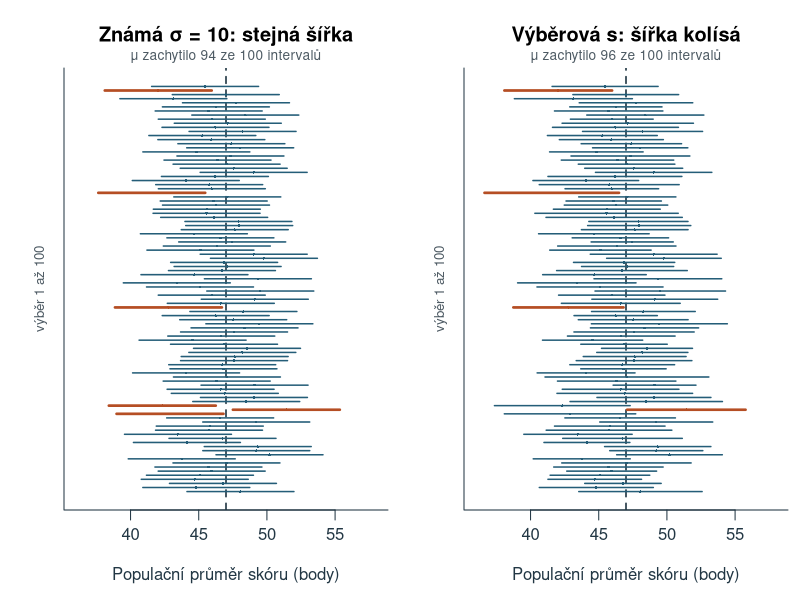
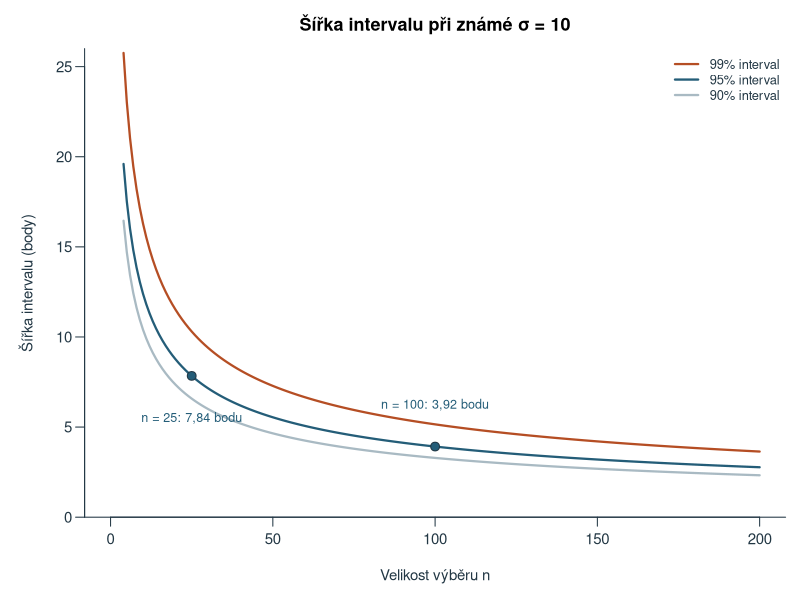
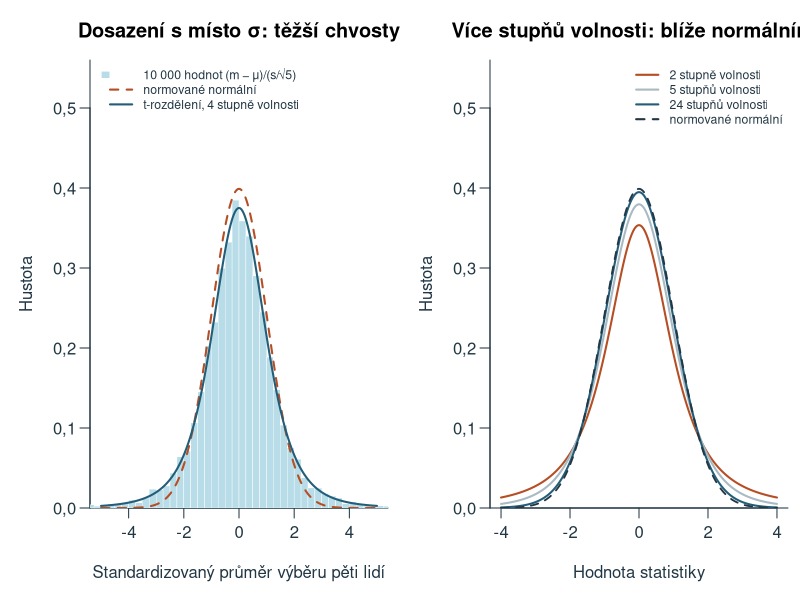
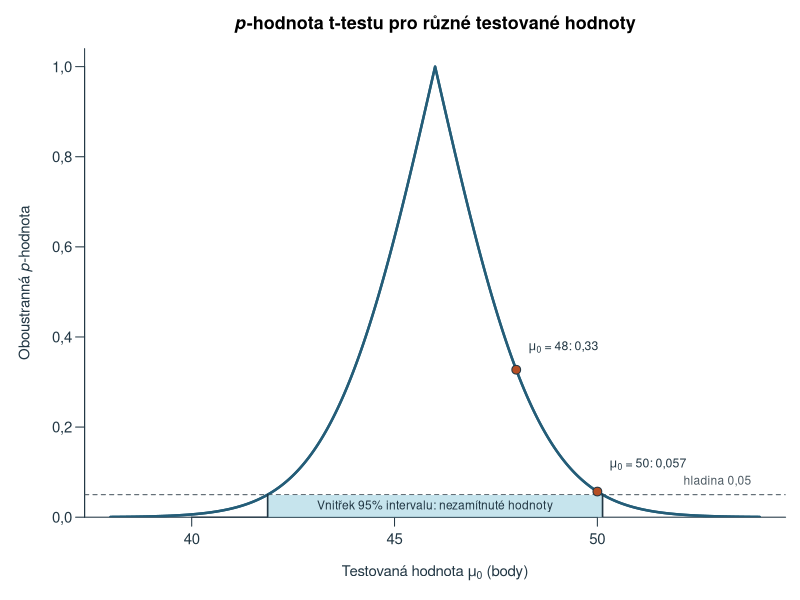
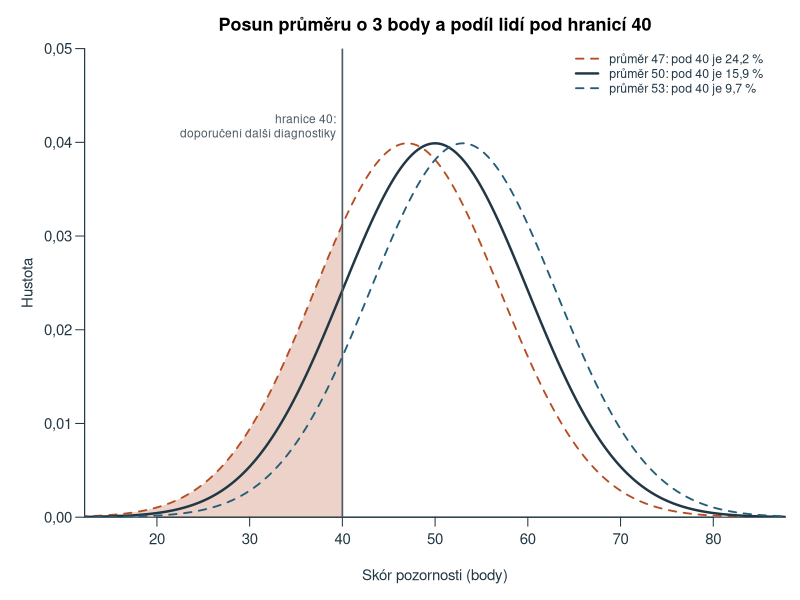
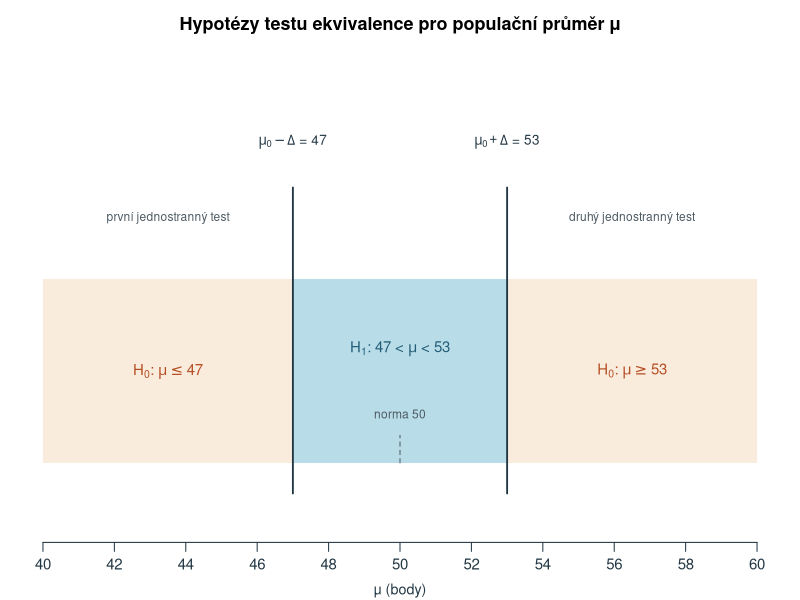
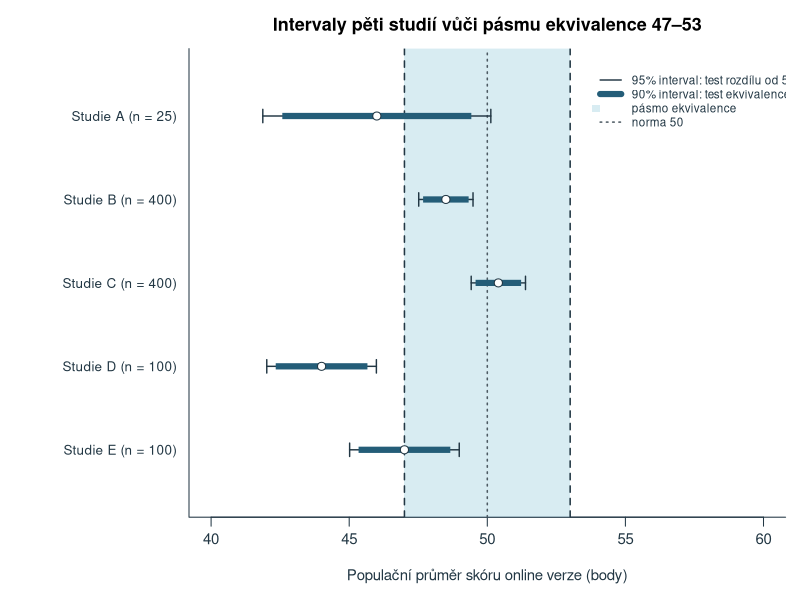
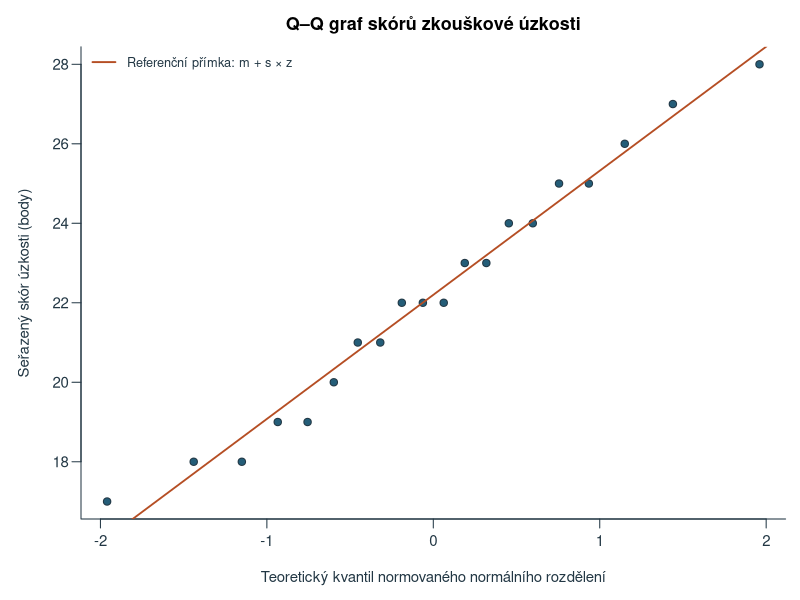

Source code (R) for these figures, in order:
# Teaching model, simulations and figures for chapter 7; base R, UTF-8, deterministic project-root paths.
# PDI summaries are quoted from Howell (2013, pp. 186-189). Every other value is an authored teaching model.
ch7_out <- 'assets/chapter-07/plots'
ch7_old_options <- options(OutDec=',')
dir.create(ch7_out,recursive=TRUE,showWarnings=FALSE)
ch7_blue <- '#245D78'; ch7_orange <- '#B54E24'; ch7_fill <- '#B8DDE8'; ch7_gray <- '#4D5A63'; ch7_pale <- '#E1E8EB'; ch7_sand <- '#FAECDD'; ch7_ink <- '#223744'; ch7_mute <- '#A9BAC3'; ch7_green <- '#3E7B4F'
ch7_num <- function(x,digits=2) formatC(x,format='f',digits=digits,decimal.mark=',')
ch7_draw <- function(name,code,width=8,height=4.5) {
  svg(file.path(ch7_out,paste0(name,'.svg')),width=width,height=height,family='sans',bg='white')
  par(mar=c(4.5,4.5,2.6,.8),mgp=c(2.7,.7,0),las=1,col.axis=ch7_ink,col.lab=ch7_ink,fg=ch7_ink,cex=.9)
  force(code); dev.off()
}
# Interval and tests for one mean from summaries ------------------------------------
# Known sigma uses the normal quantile; unknown sigma the t quantile with n - 1 degrees of freedom.
ch7_ci_z <- function(m,sigma,n,level=.95) m+c(-1,1)*qnorm(1-(1-level)/2)*sigma/sqrt(n)
ch7_ci_t <- function(m,s,n,level=.95) m+c(-1,1)*qt(1-(1-level)/2,n-1)*s/sqrt(n)
ch7_t <- function(m,s,n,mu0) (m-mu0)/(s/sqrt(n))
ch7_p2 <- function(m,s,n,mu0) 2*pt(-abs(ch7_t(m,s,n,mu0)),n-1)
# Two one-sided tests against mu0 - delta and mu0 + delta; returns both statistics and p-values.
ch7_tost <- function(m,s,n,mu0,delta) {
  se <- s/sqrt(n); tl <- (m-(mu0-delta))/se; tu <- (m-(mu0+delta))/se
  c(t_dolni=tl,p_dolni=pt(tl,n-1,lower.tail=FALSE),t_horni=tu,p_horni=pt(tu,n-1))
}
# Running example: attention score of 25 students after short sleep; reference value of the norm 50.
# sigma = 10 is a model assumption carried over from chapter 6; s = 10 is the new sample input.
ch7_att <- c(mu0=50,sigma=10,s=10,n=25,m=46)
ch7_ci_att_z <- ch7_ci_z(46,10,25)
ch7_ci_att_t <- ch7_ci_t(46,10,25)
ch7_q24 <- qt(.975,24)
# Howell's PDI example: low-birthweight infants against the norm 100.
ch7_pdi <- c(mu0=100,m=104.125,s=12.584,n=56)
# Equivalence: online version of the attention test against the fixed norm 50, bounds 47 and 53.
ch7_eq <- data.frame(studie=LETTERS[1:5],m=c(46,48.5,50.4,44,47),s=10,n=c(25,400,400,100,100))
ch7_mu0 <- 50; ch7_delta <- 3
ch7_eq$ci95_d <- with(ch7_eq,m-qt(.975,n-1)*s/sqrt(n)); ch7_eq$ci95_h <- with(ch7_eq,m+qt(.975,n-1)*s/sqrt(n))
ch7_eq$ci90_d <- with(ch7_eq,m-qt(.95,n-1)*s/sqrt(n)); ch7_eq$ci90_h <- with(ch7_eq,m+qt(.95,n-1)*s/sqrt(n))
ch7_eq$p_rozdil <- with(ch7_eq,ch7_p2(m,s,n,ch7_mu0))
ch7_eq_tost <- t(mapply(function(m,s,n) ch7_tost(m,s,n,ch7_mu0,ch7_delta),ch7_eq$m,ch7_eq$s,ch7_eq$n))
ch7_eq$p_tost <- pmax(ch7_eq_tost[,'p_dolni'],ch7_eq_tost[,'p_horni'])
# Consequence of a shifted population mean for the share below the referral cut-off 40 (normal model, sigma 10).
ch7_cut <- 40; ch7_share <- pnorm(ch7_cut,c(47,50,53),10)
# Theoretical coverage of the wrong procedure m +- 1.96 s/sqrt(n) for n = 10 under the normal model.
ch7_cov_wrong <- 2*pt(qnorm(.975),9)-1
# Simulations: seeds and the order of draws are fixed --------------------------------
# 100 samples of 25 students from a teaching population with mean 47 and SD 10.
ch7_mu_sim <- 47; ch7_reps <- 100
set.seed(20261017)
ch7_samples <- matrix(rnorm(ch7_reps*25,ch7_mu_sim,10),ch7_reps)
ch7_sim_m <- rowMeans(ch7_samples); ch7_sim_s <- apply(ch7_samples,1,sd)
ch7_sim_z <- cbind(ch7_sim_m-qnorm(.975)*2,ch7_sim_m+qnorm(.975)*2)
ch7_sim_t <- cbind(ch7_sim_m-ch7_q24*ch7_sim_s/5,ch7_sim_m+ch7_q24*ch7_sim_s/5)
ch7_hit_z <- ch7_sim_z[,1]<=ch7_mu_sim & ch7_mu_sim<=ch7_sim_z[,2]
ch7_hit_t <- ch7_sim_t[,1]<=ch7_mu_sim & ch7_mu_sim<=ch7_sim_t[,2]
# Statistic (m - mu)/(s/sqrt(n)) for 10 000 samples of five from a normal population.
set.seed(20261018)
ch7_small <- matrix(rnorm(5*10000,50,10),10000)
ch7_tstat5 <- (rowMeans(ch7_small)-50)/(apply(ch7_small,1,sd)/sqrt(5))
ch7_zstat5 <- (rowMeans(ch7_small)-50)/(10/sqrt(5))
rm(ch7_small)
# Exercise inputs (all authored) -----------------------------------------------------
ch7_u05 <- c(12,15,9,14,11,13,16,10,12,14)
ch7_u07 <- c(18,22,25,19,24,21,27,17,23,20,26,22,19,28,21,24,18,25,23,22)
# Figures ----------------------------------------------------------------------------
ch7_draw('opakovane-intervaly', {
  par(mfrow=c(1,2),mar=c(4.5,3.2,3.4,.6))
  for(k in 1:2) {
    ci <- if(k==1) ch7_sim_z else ch7_sim_t; hit <- if(k==1) ch7_hit_z else ch7_hit_t
    plot(NA,xlim=c(36,58),ylim=c(.5,ch7_reps+.5),yaxt='n',xlab='Populační průměr skóru (body)',ylab='',bty='l',
      main=if(k==1) 'Známá σ = 10: stejná šířka' else 'Výběrová s: šířka kolísá')
    abline(v=ch7_mu_sim,lty=2,lwd=1.6,col=ch7_ink)
    segments(ci[,1],1:ch7_reps,ci[,2],1:ch7_reps,col=ifelse(hit,ch7_blue,ch7_orange),lwd=ifelse(hit,1.5,2.6))
    points(ch7_sim_m,1:ch7_reps,pch=16,cex=.35,col=ifelse(hit,ch7_blue,ch7_orange))
    mtext(paste0('μ zachytilo ',sum(hit),' ze 100 intervalů'),side=3,line=.2,cex=.82,col=ch7_gray)
    mtext('výběr 1 až 100',side=2,line=.8,las=0,cex=.8,col=ch7_gray)
  }
},width=10,height=6.4)
ch7_draw('sirka-intervalu', {
  par(mar=c(4.6,4.7,2.7,.8))
  n <- 4:200; lev <- c(.90,.95,.99); cols <- c(ch7_mute,ch7_blue,ch7_orange)
  plot(NA,xlim=c(0,200),ylim=c(0,26),xlab='Velikost výběru n',ylab='Šířka intervalu (body)',main='Šířka intervalu při známé σ = 10',bty='l',yaxs='i')
  for(j in 1:3) lines(n,2*qnorm(1-(1-lev[j])/2)*10/sqrt(n),lwd=2.2,col=cols[j])
  k <- c(25,100); points(k,2*qnorm(.975)*10/sqrt(k),pch=21,bg=ch7_blue,col=ch7_ink,cex=1.3)
  text(k,2*qnorm(.975)*10/sqrt(k),paste0('n = ',k,': ',ch7_num(2*qnorm(.975)*10/sqrt(k)),' bodu'),pos=c(1,3),offset=2.1,cex=.84,col=ch7_blue)
  legend('topright',c('99% interval','95% interval','90% interval'),lwd=2.2,col=rev(cols),bty='n',cex=.86)
},width=8.6,height=4.4)
ch7_draw('t-rozdeleni', {
  par(mfrow=c(1,2),mar=c(4.6,4.5,3,.6))
  br <- seq(-12,12,by=.25)
  h <- hist(pmax(pmin(ch7_tstat5,11.99),-11.99),breaks=br,plot=FALSE)
  plot(NA,xlim=c(-5,5),ylim=c(0,.56),xlab='Standardizovaný průměr výběru pěti lidí',ylab='Hustota',main='Dosazení s místo σ: těžší chvosty',bty='l',yaxs='i')
  rect(br[-length(br)],0,br[-1],h$density,col=ch7_fill,border='white',lwd=.4)
  curve(dnorm(x),-5,5,add=TRUE,lwd=2,lty=2,col=ch7_orange,n=400)
  curve(dt(x,4),-5,5,add=TRUE,lwd=2,col=ch7_blue,n=400)
  legend('topleft',c('10 000 hodnot (m − μ)/(s/√5)','normované normální','t-rozdělení, 4 stupně volnosti'),fill=c(ch7_fill,NA,NA),border=c('white',NA,NA),lty=c(NA,2,1),lwd=c(NA,2,2),col=c(NA,ch7_orange,ch7_blue),bty='n',cex=.74,ncol=1)
  plot(NA,xlim=c(-4,4),ylim=c(0,.56),xlab='Hodnota statistiky',ylab='Hustota',main='Více stupňů volnosti: blíže normálnímu',bty='l',yaxs='i')
  df <- c(2,5,24); cols <- c(ch7_orange,ch7_mute,ch7_blue)
  for(j in 1:3) curve(dt(x,df[j]),-4,4,add=TRUE,lwd=2,col=cols[j],n=400)
  curve(dnorm(x),-4,4,add=TRUE,lwd=1.8,lty=2,col=ch7_ink,n=400)
  legend('topright',c('2 stupně volnosti','5 stupňů volnosti','24 stupňů volnosti','normované normální'),lty=c(1,1,1,2),lwd=2,col=c(cols,ch7_ink),bty='n',cex=.74)
},width=10,height=4.4)
ch7_draw('p-funkce', {
  par(mar=c(4.6,4.7,2.7,.8))
  mu <- seq(38,54,by=.02); p <- ch7_p2(46,10,25,mu)
  plot(mu,p,type='l',lwd=2.4,col=ch7_blue,ylim=c(0,1.04),xlab=expression('Testovaná hodnota '*mu[0]*' (body)'),ylab=expression('Oboustranná '*italic(p)*'-hodnota'),main=expression(bolditalic(p)*bold('-hodnota t-testu pro různé testované hodnoty')),bty='l',yaxs='i')
  abline(h=.05,lty=2,col=ch7_gray)
  rect(ch7_ci_att_t[1],-.1,ch7_ci_att_t[2],.05,col=adjustcolor(ch7_fill,.8),border=NA)
  lines(mu,p,lwd=2.4,col=ch7_blue)
  segments(ch7_ci_att_t,0,ch7_ci_att_t,.05,lwd=1.6,col=ch7_ink)
  text(46,.025,'Vnitřek 95% intervalu: nezamítnuté hodnoty',cex=.8,col=ch7_ink)
  points(c(50,48),ch7_p2(46,10,25,c(50,48)),pch=21,bg=ch7_orange,col=ch7_ink,cex=1.3)
  text(50.3,ch7_p2(46,10,25,50)+.06,bquote(mu[0]*' = 50: '*.(ch7_num(ch7_p2(46,10,25,50),3))),adj=0,cex=.82)
  text(48.3,ch7_p2(46,10,25,48)+.05,bquote(mu[0]*' = 48: '*.(ch7_num(ch7_p2(46,10,25,48),2))),adj=0,cex=.82)
  text(53.8,.08,'hladina 0,05',adj=1,cex=.8,col=ch7_gray)
},width=8.6,height=4.6)
ch7_draw('pasmo-pouziti', {
  par(mar=c(4.6,4.7,2.7,.8))
  x <- seq(10,90,length.out=600); mus <- c(47,50,53); cols <- c(ch7_orange,ch7_ink,ch7_blue)
  plot(NA,xlim=c(15,85),ylim=c(0,.05),xlab='Skór pozornosti (body)',ylab='Hustota',main='Posun průměru o 3 body a podíl lidí pod hranicí 40',bty='l',yaxs='i')
  polygon(c(15,x[x<=40],40),c(0,dnorm(x[x<=40],47,10),0),col=adjustcolor(ch7_orange,.25),border=NA)
  for(j in 1:3) lines(x,dnorm(x,mus[j],10),lwd=if(j==2) 2.4 else 1.8,lty=if(j==2) 1 else 2,col=cols[j])
  abline(v=40,lwd=1.6,col=ch7_gray)
  text(39.3,.043,'hranice 40:\ndoporučení další diagnostiky',adj=c(1,1),cex=.8,col=ch7_gray)
  legend(64,.0505,paste0('průměr ',mus,': pod 40 je ',ch7_num(100*ch7_share,1),' %'),lty=c(2,1,2),lwd=c(1.8,2.4,1.8),col=cols,bty='n',cex=.82)
},width=8.6,height=4.4)
ch7_draw('hypotezy-ekvivalence', {
  par(mar=c(3.2,.8,2.6,.8))
  plot(NA,xlim=c(40,60),ylim=c(0,3),axes=FALSE,xlab='',ylab='',main='Hypotézy testu ekvivalence pro populační průměr μ')
  axis(1,at=seq(40,60,by=2),labels=seq(40,60,by=2)); mtext('μ (body)',side=1,line=2.1,cex=.86)
  rect(40,.4,47,1.6,col=ch7_sand,border=NA); rect(53,.4,60,1.6,col=ch7_sand,border=NA); rect(47,.4,53,1.6,col=ch7_fill,border=NA)
  segments(c(47,53),.2,c(47,53),2.2,lwd=1.8,col=ch7_ink); segments(50,.4,50,.58,lty=2,col=ch7_gray)
  text(43.5,1,expression(H[0]*': '*mu<=47),cex=1,col=ch7_orange,font=2); text(56.5,1,expression(H[0]*': '*mu>=53),cex=1,col=ch7_orange,font=2)
  text(50,1.15,expression(H[1]*': 47 < '*mu*' < 53'),cex=1,col=ch7_blue,font=2); text(50,.72,'norma 50',cex=.8,col=ch7_gray)
  text(47,2.5,expression(mu[0]-Delta*' = 47'),cex=.9); text(53,2.5,expression(mu[0]+Delta*' = 53'),cex=.9)
  text(c(43.5,56.5),2.0,c('první jednostranný test','druhý jednostranný test'),cex=.8,col=ch7_gray)
},width=8.6,height=3.4)
ch7_draw('ctyri-kombinace', {
  par(mar=c(4.6,10.5,2.7,.8))
  e <- ch7_eq; y <- 5:1
  lab <- paste0('Studie ',e$studie,' (n = ',e$n,')')
  plot(NA,xlim=c(40,60),ylim=c(.4,5.6),yaxt='n',xlab='Populační průměr skóru online verze (body)',ylab='',main='Intervaly pěti studií vůči pásmu ekvivalence 47–53',bty='l')
  rect(47,0,53,6,col=adjustcolor(ch7_fill,.55),border=NA)
  abline(v=c(47,53),lty=2,lwd=1.5,col=ch7_ink); abline(v=50,lty=3,lwd=1.5,col=ch7_gray)
  axis(2,at=y,labels=lab,tick=FALSE,cex.axis=.9)
  segments(e$ci95_d,y,e$ci95_h,y,lwd=1.4,col=ch7_ink)
  segments(e$ci95_d,y-.08,e$ci95_d,y+.08,lwd=1.4,col=ch7_ink); segments(e$ci95_h,y-.08,e$ci95_h,y+.08,lwd=1.4,col=ch7_ink)
  segments(e$ci90_d,y,e$ci90_h,y,lwd=6,col=ch7_blue,lend=1)
  points(e$m,y,pch=21,bg='white',col=ch7_ink,cex=1.2)
  legend(53.4,5.6,c('95% interval: test rozdílu od 50','90% interval: test ekvivalence','pásmo ekvivalence','norma 50'),lwd=c(1.4,6,NA,1.5),lty=c(1,1,NA,3),col=c(ch7_ink,ch7_blue,NA,ch7_gray),fill=c(NA,NA,adjustcolor(ch7_fill,.55),NA),border=NA,bty='n',cex=.78)
},width=9.4,height=4.8)
# Exercise 7: the same plotting positions and reference line as chapter 4.
ch7_qq_y <- sort(ch7_u07)
ch7_qq_p <- (seq_along(ch7_qq_y)-.5)/length(ch7_qq_y)
ch7_qq_z <- qnorm(ch7_qq_p)
ch7_draw('qq-uzkost', {
  plot(ch7_qq_z,ch7_qq_y,xlab='Teoretický kvantil normovaného normálního rozdělení',
       ylab='Seřazený skór úzkosti (body)',main='Q–Q graf skórů zkouškové úzkosti',
       pch=21,bg=ch7_blue,col=ch7_ink,bty='l',cex=1.1)
  abline(a=mean(ch7_u07),b=sd(ch7_u07),col=ch7_orange,lwd=1.8)
  legend('topleft','Referenční přímka: m + s × z',col=ch7_orange,lwd=1.8,bty='n',cex=.85)
},width=8.6,height=4.6)
options(ch7_old_options)
